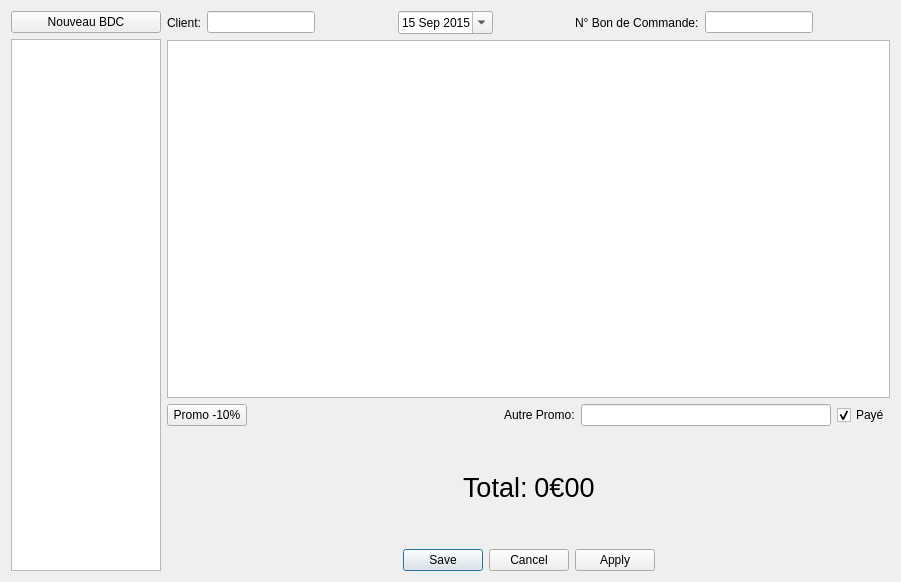
<?xml version="1.0" encoding="UTF-8"?>
<ui version="4.0">
 <class>OngletBDCClients</class>
 <widget class="QWidget" name="OngletBDCClients">
  <property name="geometry">
   <rect>
    <x>0</x>
    <y>0</y>
    <width>901</width>
    <height>582</height>
   </rect>
  </property>
  <property name="windowTitle">
   <string>Form</string>
  </property>
  <layout class="QHBoxLayout" name="horizontalLayout_4">
   <item>
    <layout class="QVBoxLayout" name="verticalLayout_2">
     <item>
      <widget class="QPushButton" name="NouvelleCommande">
       <property name="maximumSize">
        <size>
         <width>150</width>
         <height>16777215</height>
        </size>
       </property>
       <property name="text">
        <string>Nouveau BDC</string>
       </property>
      </widget>
     </item>
     <item>
      <widget class="QListWidget" name="ListeClientsEnCours">
       <property name="minimumSize">
        <size>
         <width>150</width>
         <height>0</height>
        </size>
       </property>
       <property name="maximumSize">
        <size>
         <width>150</width>
         <height>16777215</height>
        </size>
       </property>
       <property name="font">
        <font>
         <family>Times New Roman</family>
         <pointsize>10</pointsize>
        </font>
       </property>
       <property name="selectionBehavior">
        <enum>QAbstractItemView::SelectRows</enum>
       </property>
       <property name="gridSize">
        <size>
         <width>0</width>
         <height>30</height>
        </size>
       </property>
       <property name="selectionRectVisible">
        <bool>true</bool>
       </property>
      </widget>
     </item>
    </layout>
   </item>
   <item>
    <layout class="QVBoxLayout" name="verticalLayout">
     <item>
      <layout class="QHBoxLayout" name="horizontalLayout">
       <item>
        <widget class="QLabel" name="label_3">
         <property name="text">
          <string>Client:</string>
         </property>
        </widget>
       </item>
       <item>
        <widget class="QLineEdit" name="NomClient"/>
       </item>
       <item>
        <spacer name="horizontalSpacer">
         <property name="orientation">
          <enum>Qt::Horizontal</enum>
         </property>
         <property name="sizeHint" stdset="0">
          <size>
           <width>40</width>
           <height>20</height>
          </size>
         </property>
        </spacer>
       </item>
       <item>
        <widget class="QDateEdit" name="Date">
         <property name="showGroupSeparator" stdset="0">
          <bool>true</bool>
         </property>
         <property name="calendarPopup">
          <bool>true</bool>
         </property>
         <property name="date">
          <date>
           <year>2015</year>
           <month>9</month>
           <day>15</day>
          </date>
         </property>
        </widget>
       </item>
       <item>
        <spacer name="horizontalSpacer_2">
         <property name="orientation">
          <enum>Qt::Horizontal</enum>
         </property>
         <property name="sizeHint" stdset="0">
          <size>
           <width>40</width>
           <height>20</height>
          </size>
         </property>
        </spacer>
       </item>
       <item>
        <widget class="QLabel" name="label_4">
         <property name="text">
          <string>N° Bon de Commande:</string>
         </property>
        </widget>
       </item>
       <item>
        <widget class="QLineEdit" name="NumeroCommande"/>
       </item>
       <item>
        <spacer name="horizontalSpacer_6">
         <property name="orientation">
          <enum>Qt::Horizontal</enum>
         </property>
         <property name="sizeHint" stdset="0">
          <size>
           <width>40</width>
           <height>20</height>
          </size>
         </property>
        </spacer>
       </item>
      </layout>
     </item>
     <item>
      <widget class="QTableView" name="TableauProduits">
       <property name="midLineWidth">
        <number>7</number>
       </property>
       <property name="sizeAdjustPolicy">
        <enum>QAbstractScrollArea::AdjustIgnored</enum>
       </property>
       <property name="alternatingRowColors">
        <bool>true</bool>
       </property>
       <property name="selectionMode">
        <enum>QAbstractItemView::SingleSelection</enum>
       </property>
       <attribute name="verticalHeaderVisible">
        <bool>false</bool>
       </attribute>
      </widget>
     </item>
     <item>
      <layout class="QHBoxLayout" name="horizontalLayout_2">
       <item>
        <widget class="QPushButton" name="Promo10">
         <property name="text">
          <string>Promo -10%</string>
         </property>
        </widget>
       </item>
       <item>
        <spacer name="horizontalSpacer_3">
         <property name="orientation">
          <enum>Qt::Horizontal</enum>
         </property>
         <property name="sizeHint" stdset="0">
          <size>
           <width>40</width>
           <height>20</height>
          </size>
         </property>
        </spacer>
       </item>
       <item>
        <widget class="QLabel" name="label">
         <property name="text">
          <string>Autre Promo:</string>
         </property>
        </widget>
       </item>
       <item>
        <widget class="QLineEdit" name="AutrePromo"/>
       </item>
       <item>
        <widget class="QCheckBox" name="checkBox">
         <property name="text">
          <string>Payé</string>
         </property>
         <property name="checked">
          <bool>true</bool>
         </property>
        </widget>
       </item>
      </layout>
     </item>
     <item>
      <spacer name="verticalSpacer_2">
       <property name="orientation">
        <enum>Qt::Vertical</enum>
       </property>
       <property name="sizeType">
        <enum>QSizePolicy::Fixed</enum>
       </property>
       <property name="sizeHint" stdset="0">
        <size>
         <width>20</width>
         <height>40</height>
        </size>
       </property>
      </spacer>
     </item>
     <item>
      <layout class="QHBoxLayout" name="horizontalLayout_3">
       <item>
        <spacer name="horizontalSpacer_5">
         <property name="orientation">
          <enum>Qt::Horizontal</enum>
         </property>
         <property name="sizeHint" stdset="0">
          <size>
           <width>40</width>
           <height>20</height>
          </size>
         </property>
        </spacer>
       </item>
       <item>
        <widget class="QLabel" name="label_2">
         <property name="font">
          <font>
           <pointsize>20</pointsize>
          </font>
         </property>
         <property name="text">
          <string>Total:</string>
         </property>
        </widget>
       </item>
       <item>
        <widget class="QLabel" name="Total">
         <property name="font">
          <font>
           <pointsize>20</pointsize>
          </font>
         </property>
         <property name="text">
          <string>0€00</string>
         </property>
         <property name="alignment">
          <set>Qt::AlignCenter</set>
         </property>
         <property name="textInteractionFlags">
          <set>Qt::TextSelectableByKeyboard|Qt::TextSelectableByMouse</set>
         </property>
        </widget>
       </item>
       <item>
        <spacer name="horizontalSpacer_4">
         <property name="orientation">
          <enum>Qt::Horizontal</enum>
         </property>
         <property name="sizeHint" stdset="0">
          <size>
           <width>40</width>
           <height>20</height>
          </size>
         </property>
        </spacer>
       </item>
      </layout>
     </item>
     <item>
      <spacer name="verticalSpacer">
       <property name="orientation">
        <enum>Qt::Vertical</enum>
       </property>
       <property name="sizeType">
        <enum>QSizePolicy::Fixed</enum>
       </property>
       <property name="sizeHint" stdset="0">
        <size>
         <width>20</width>
         <height>40</height>
        </size>
       </property>
      </spacer>
     </item>
     <item>
      <widget class="QDialogButtonBox" name="buttonBox">
       <property name="orientation">
        <enum>Qt::Horizontal</enum>
       </property>
       <property name="standardButtons">
        <set>QDialogButtonBox::Apply|QDialogButtonBox::Cancel|QDialogButtonBox::Save</set>
       </property>
       <property name="centerButtons">
        <bool>true</bool>
       </property>
      </widget>
     </item>
    </layout>
   </item>
  </layout>
 </widget>
 <resources/>
 <connections/>
</ui>
